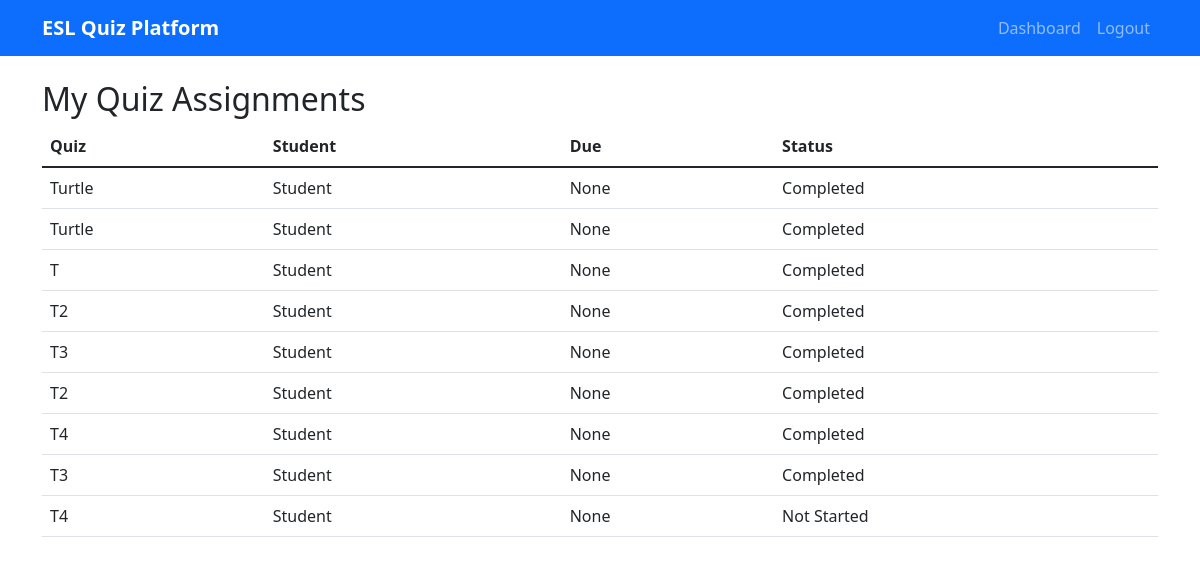
The app's page /view_assignments (signed in) with its own data.
### app/models.py (models this page shows, shortened)
class QuizAssignment(db.Model):
    id = db.Column(db.Integer, primary_key=True)
    assigned_at = db.Column(db.DateTime, default=datetime.utcnow)
    due_date = db.Column(db.DateTime)
    is_active = db.Column(db.Boolean, default=True)
    quiz_id = db.Column(db.Integer, db.ForeignKey('quiz.id'), nullable=False)
    student_id = db.Column(db.Integer, db.ForeignKey('user.id'), nullable=False)
    instructor_id = db.Column(db.Integer, db.ForeignKey('user.id'), nullable=False)
    student = db.relationship('User', foreign_keys=[student_id])
    instructor = db.relationship('User', foreign_keys=[instructor_id])

class Quiz(db.Model):
    id = db.Column(db.Integer, primary_key=True)
    title = db.Column(db.String(200), nullable=False)
    description = db.Column(db.Text)
    quiz_type = db.Column(db.String(50))
    source_content = db.Column(db.Text)
    source_image_path = db.Column(db.String(255))
    source_mime = db.Column(db.String(50))
    difficulty_level = db.Column(db.String(20))
    created_at = db.Column(db.DateTime, default=datetime.utcnow)
    is_active = db.Column(db.Boolean, default=True)
    creator_id = db.Column(db.Integer, db.ForeignKey('user.id'), nullable=False)
    questions = db.relationship('Question', backref='quiz', lazy='dynamic', cascade='all, delete-orphan')
    attempts = db.relationship('QuizAttempt', backref='quiz', lazy='dynamic')
    assignments = db.relationship('QuizAssignment', backref='quiz', lazy='dynamic')

class User(UserMixin, db.Model):
    id = db.Column(db.Integer, primary_key=True)
    name = db.Column(db.String(64), nullable=False)
    email = db.Column(db.String(120), index=True, unique=True, nullable=False)
    password_hash = db.Column(db.String(128))
    role = db.Column(db.String(20), default='student')  # 'student' or 'instructor'
    created_at = db.Column(db.DateTime, default=datetime.utcnow)
    grade_level = db.Column(db.String(20))  # beginner, intermediate, advanced
    created_quizzes = db.relationship('Quiz', backref='creator', lazy='dynamic', cascade='all, delete-orphan')
    quiz_attempts = db.relationship('QuizAttempt', backref='student', lazy='dynamic', cascade='all, delete-orphan')
    def is_instructor(self):
        return self.role == 'instructor'

### app/main/routes.py (the view)
@bp.route('/view_assignments')
@login_required
def view_assignments():
    if not current_user.is_instructor():
        flash('Access denied.')
        return redirect(url_for('main.dashboard'))
    assignments = QuizAssignment.query.filter_by(instructor_id=current_user.id).all()
    return render_template('main/view_assignments.html', title="Assigned Quizzes", assignments=assignments)

### app/models.py (called while the page is built)
@login.user_loader
def load_user(id):
    return User.query.get(int(id))

### app/templates/main/view_assignments.html
{% extends "base.html" %}
{% block content %}
<h2>My Quiz Assignments</h2>
<table class="table">
    <thead>
        <tr>
            <th>Quiz</th>
            <th>Student</th>
            <th>Due</th>
            <th>Status</th>
        </tr>
    </thead>
    <tbody>
        {% for assignment in assignments %}
        <tr>
            <td>{{ assignment.quiz.title }}</td>
            <td>{{ assignment.student.name }}</td>
            <td>{{ assignment.due_date.date() if assignment.due_date else 'None' }}</td>
            <td>
                {% set attempt = assignment.quiz.attempts.filter_by(student_id=assignment.student_id).first() %}
                {% if attempt and attempt.is_completed %}
                    Completed
                {% elif attempt %}
                    In Progress
                {% else %}
                    Not Started
                {% endif %}
            </td>
        </tr>
        {% endfor %}
    </tbody>
</table>
{% endblock %}

### records on screen
QuizAssignment: quiz "Turtle", student.name "Student", due_date "None", shows "Completed"
QuizAssignment: quiz "Turtle", student.name "Student", due_date "None", shows "Completed"
QuizAssignment: quiz "T", student.name "Student", due_date "None", shows "Completed"
QuizAssignment: quiz "T2", student.name "Student", due_date "None", shows "Completed"
QuizAssignment: quiz "T3", student.name "Student", due_date "None", shows "Completed"
QuizAssignment: quiz "T2", student.name "Student", due_date "None", shows "Completed"
QuizAssignment: quiz "T4", student.name "Student", due_date "None", shows "Completed"
QuizAssignment: quiz "T3", student.name "Student", due_date "None", shows "Completed"
QuizAssignment: quiz "T4", student.name "Student", due_date "None", shows "Not Started"
